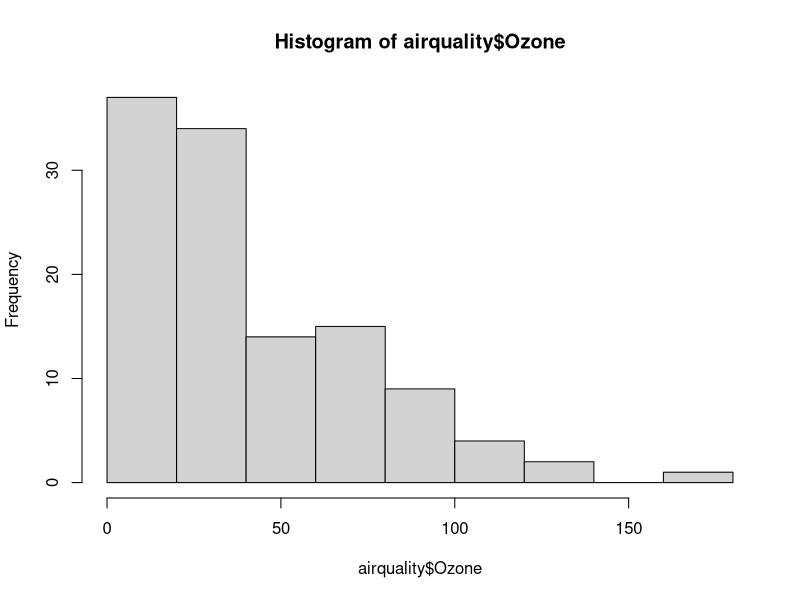
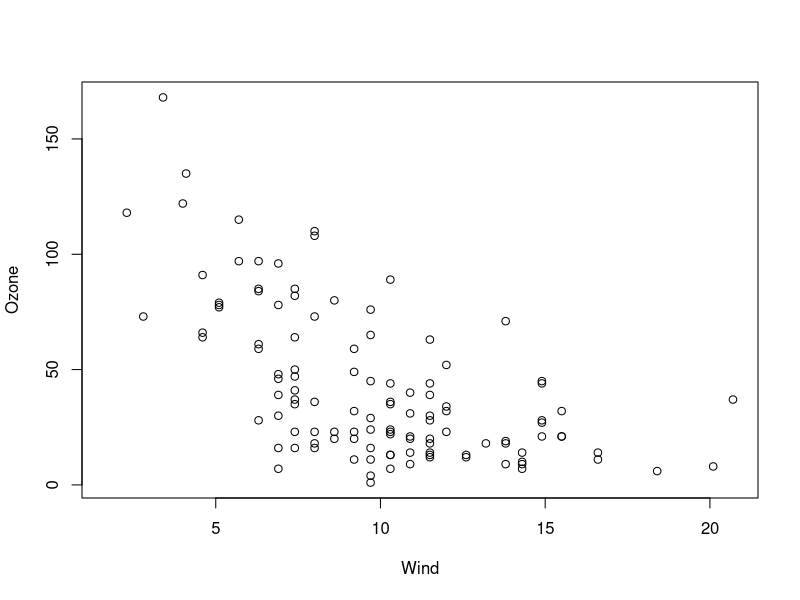
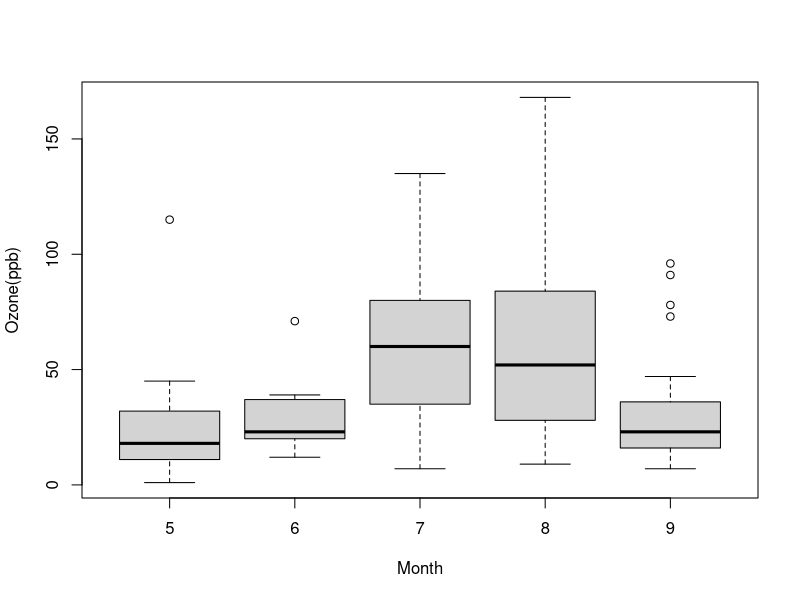
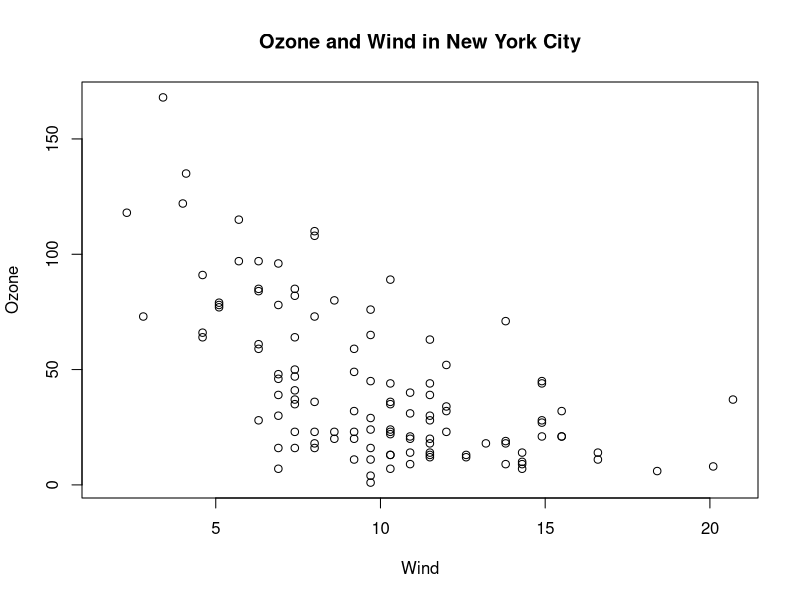
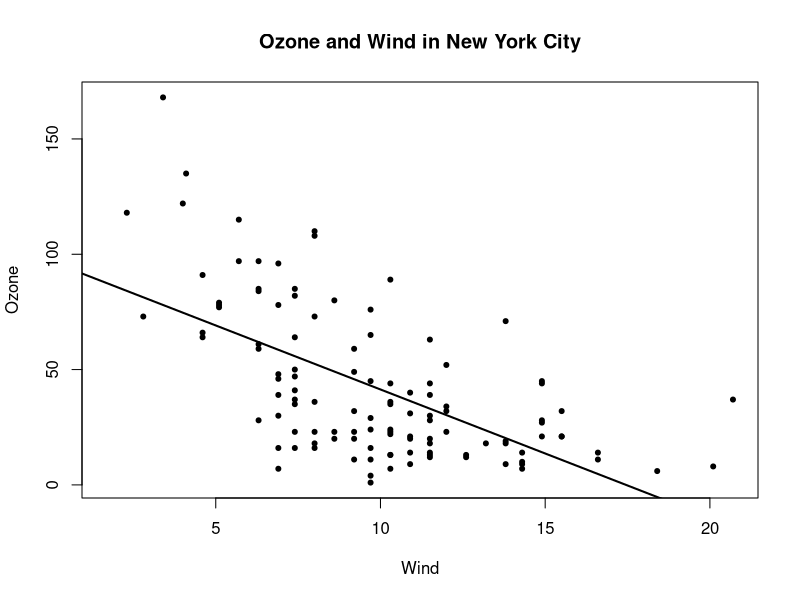
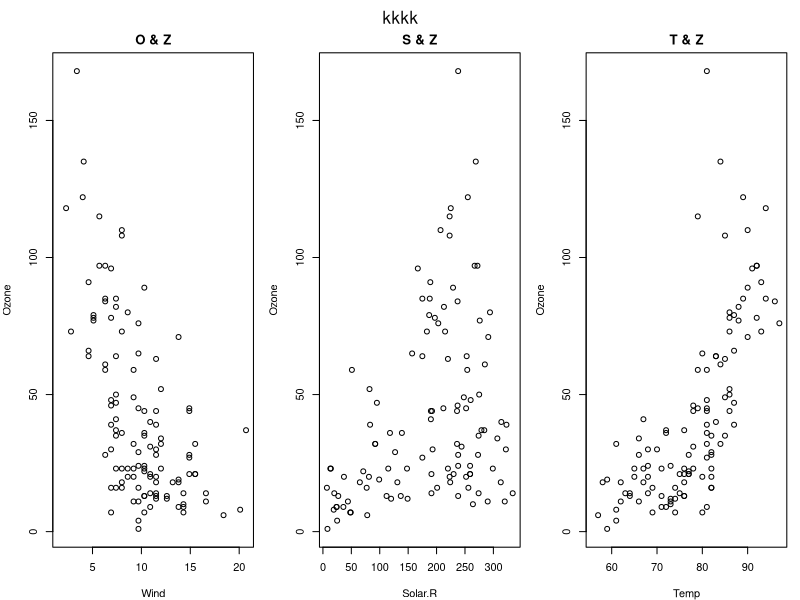
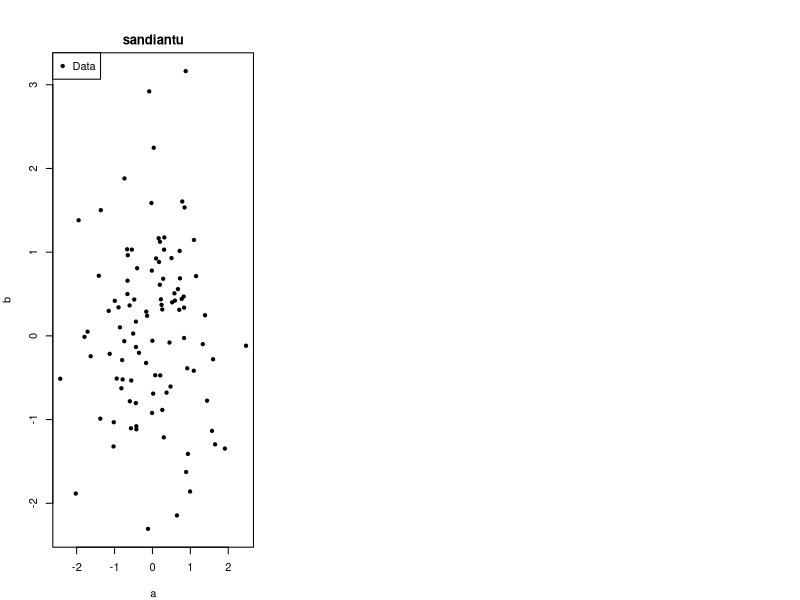

Here is the R script that generated these plots, in order: (Note: this script raises an error after producing the figures.)
library(datasets)
hist(airquality$Ozone)

with(airquality,plot(Wind,Ozone))


airquality <- transform(airquality,Month = factor(Month))
boxplot(Ozone~Month,airquality,xlab = "Month",ylab = "Ozone(ppb)")

names(airquality)

head(airquality)


dim(airquality)

with(airquality,plot(Wind,Ozone))
title(main = "Ozone and Wind in New York City")

with(airquality,plot(Wind,Ozone,main = "Ozone and Wind in New York City",pch=20))
model <- lm(Ozone~Wind,airquality)
abline(model,lwd=2)

par(mfrow = c(1,3),mar=c(4,4,2,1),oma=c(0,0,2,0))
with(airquality,{
        plot(Wind,Ozone,main = "O & Z")
        plot(Solar.R,Ozone,main = "S & Z")
        plot(Temp,Ozone,main = "T & Z")
        mtext("kkkk",outer = TRUE)
})


a <- rnorm(100)
b <- rnorm(100)
plot(a,b,pch = 20)
title("sandiantu")
legend("topleft",legend = "Data",pch=20)
fit <- lm(y~x)
abline(fit,lwd=2)


x <- rnorm(100)
y <- rnorm(100)
g <- gl(2,50,labels = c("male","female"))
plot(x,y,type = "n")
points(x[g=="male"],y[g=="male"],col="green")
points(x[g=="female"],y[g=="female"],col="red")

xx